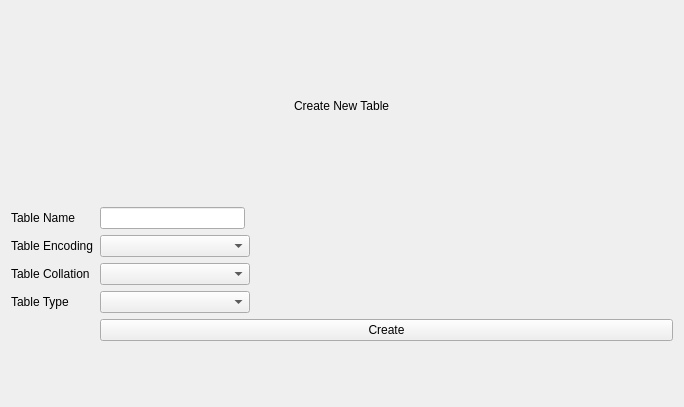
<?xml version="1.0" encoding="UTF-8"?>
<ui version="4.0">
 <class>DatabaseView</class>
 <widget class="QWidget" name="DatabaseView">
  <property name="geometry">
   <rect>
    <x>0</x>
    <y>0</y>
    <width>684</width>
    <height>407</height>
   </rect>
  </property>
  <property name="sizePolicy">
   <sizepolicy hsizetype="Expanding" vsizetype="Expanding">
    <horstretch>0</horstretch>
    <verstretch>0</verstretch>
   </sizepolicy>
  </property>
  <property name="windowTitle">
   <string>Form</string>
  </property>
  <layout class="QGridLayout" name="gridLayout">
   <item row="1" column="0">
    <layout class="QFormLayout" name="formLayout">
     <item row="0" column="1">
      <widget class="QLineEdit" name="DatabaseName">
       <property name="sizePolicy">
        <sizepolicy hsizetype="Fixed" vsizetype="Fixed">
         <horstretch>0</horstretch>
         <verstretch>0</verstretch>
        </sizepolicy>
       </property>
       <property name="minimumSize">
        <size>
         <width>145</width>
         <height>0</height>
        </size>
       </property>
      </widget>
     </item>
     <item row="0" column="0">
      <widget class="QLabel" name="label">
       <property name="text">
        <string>Table Name</string>
       </property>
      </widget>
     </item>
     <item row="1" column="1">
      <widget class="QComboBox" name="DatabaseEncoding">
       <property name="sizePolicy">
        <sizepolicy hsizetype="Fixed" vsizetype="Fixed">
         <horstretch>0</horstretch>
         <verstretch>0</verstretch>
        </sizepolicy>
       </property>
       <property name="minimumSize">
        <size>
         <width>150</width>
         <height>0</height>
        </size>
       </property>
      </widget>
     </item>
     <item row="2" column="1">
      <widget class="QComboBox" name="DatabaseCollation">
       <property name="sizePolicy">
        <sizepolicy hsizetype="Fixed" vsizetype="Fixed">
         <horstretch>0</horstretch>
         <verstretch>0</verstretch>
        </sizepolicy>
       </property>
       <property name="minimumSize">
        <size>
         <width>150</width>
         <height>0</height>
        </size>
       </property>
      </widget>
     </item>
     <item row="1" column="0">
      <widget class="QLabel" name="label_2">
       <property name="text">
        <string>Table Encoding</string>
       </property>
      </widget>
     </item>
     <item row="2" column="0">
      <widget class="QLabel" name="label_3">
       <property name="text">
        <string>Table Collation</string>
       </property>
      </widget>
     </item>
     <item row="4" column="1">
      <widget class="QPushButton" name="CreateDatabaseButton">
       <property name="minimumSize">
        <size>
         <width>100</width>
         <height>0</height>
        </size>
       </property>
       <property name="text">
        <string>Create</string>
       </property>
      </widget>
     </item>
     <item row="3" column="1">
      <widget class="QComboBox" name="comboBox">
       <property name="sizePolicy">
        <sizepolicy hsizetype="Fixed" vsizetype="Fixed">
         <horstretch>0</horstretch>
         <verstretch>0</verstretch>
        </sizepolicy>
       </property>
       <property name="minimumSize">
        <size>
         <width>150</width>
         <height>0</height>
        </size>
       </property>
      </widget>
     </item>
     <item row="3" column="0">
      <widget class="QLabel" name="label_5">
       <property name="text">
        <string>Table Type</string>
       </property>
      </widget>
     </item>
    </layout>
   </item>
   <item row="0" column="0" alignment="Qt::AlignHCenter">
    <widget class="QLabel" name="label_4">
     <property name="text">
      <string>Create New Table</string>
     </property>
    </widget>
   </item>
  </layout>
 </widget>
 <resources/>
 <connections/>
</ui>
